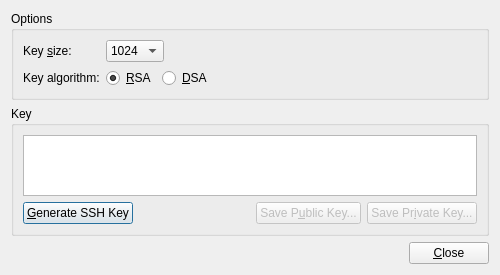
<?xml version="1.0" encoding="UTF-8"?>
<ui version="4.0">
 <class>MaemoSshConfigDialog</class>
 <widget class="QDialog" name="MaemoSshConfigDialog">
  <property name="enabled">
   <bool>true</bool>
  </property>
  <property name="geometry">
   <rect>
    <x>0</x>
    <y>0</y>
    <width>500</width>
    <height>275</height>
   </rect>
  </property>
  <property name="sizePolicy">
   <sizepolicy hsizetype="Preferred" vsizetype="Preferred">
    <horstretch>0</horstretch>
    <verstretch>0</verstretch>
   </sizepolicy>
  </property>
  <property name="minimumSize">
   <size>
    <width>500</width>
    <height>275</height>
   </size>
  </property>
  <property name="windowTitle">
   <string>SSH Key Configuration</string>
  </property>
  <layout class="QVBoxLayout" name="verticalLayout_2">
   <item>
    <widget class="QGroupBox" name="groupBox">
     <property name="title">
      <string>Options</string>
     </property>
     <layout class="QGridLayout" name="gridLayout">
      <item row="0" column="0">
       <widget class="QLabel" name="keySize">
        <property name="sizePolicy">
         <sizepolicy hsizetype="Maximum" vsizetype="Preferred">
          <horstretch>0</horstretch>
          <verstretch>0</verstretch>
         </sizepolicy>
        </property>
        <property name="text">
         <string>Key &amp;size:</string>
        </property>
        <property name="buddy">
         <cstring>comboBox</cstring>
        </property>
       </widget>
      </item>
      <item row="0" column="1">
       <widget class="QComboBox" name="comboBox">
        <item>
         <property name="text">
          <string notr="true">1024</string>
         </property>
        </item>
        <item>
         <property name="text">
          <string notr="true">2048</string>
         </property>
        </item>
        <item>
         <property name="text">
          <string notr="true">4096</string>
         </property>
        </item>
       </widget>
      </item>
      <item row="0" column="2">
       <spacer name="horizontalSpacer_4">
        <property name="orientation">
         <enum>Qt::Horizontal</enum>
        </property>
        <property name="sizeHint" stdset="0">
         <size>
          <width>328</width>
          <height>20</height>
         </size>
        </property>
       </spacer>
      </item>
      <item row="1" column="0">
       <widget class="QLabel" name="keyAlgo">
        <property name="text">
         <string>Key algorithm:</string>
        </property>
       </widget>
      </item>
      <item row="1" column="1" colspan="2">
       <layout class="QHBoxLayout" name="horizontalLayout_2">
        <item>
         <widget class="QRadioButton" name="rsa">
          <property name="sizePolicy">
           <sizepolicy hsizetype="Maximum" vsizetype="Fixed">
            <horstretch>0</horstretch>
            <verstretch>0</verstretch>
           </sizepolicy>
          </property>
          <property name="text">
           <string>&amp;RSA</string>
          </property>
          <property name="checked">
           <bool>true</bool>
          </property>
         </widget>
        </item>
        <item>
         <widget class="QRadioButton" name="dsa">
          <property name="sizePolicy">
           <sizepolicy hsizetype="Maximum" vsizetype="Fixed">
            <horstretch>0</horstretch>
            <verstretch>0</verstretch>
           </sizepolicy>
          </property>
          <property name="text">
           <string>&amp;DSA</string>
          </property>
         </widget>
        </item>
        <item>
         <spacer name="horizontalSpacer_3">
          <property name="orientation">
           <enum>Qt::Horizontal</enum>
          </property>
          <property name="sizeHint" stdset="0">
           <size>
            <width>40</width>
            <height>20</height>
           </size>
          </property>
         </spacer>
        </item>
       </layout>
      </item>
     </layout>
    </widget>
   </item>
   <item>
    <widget class="QGroupBox" name="groupBox_2">
     <property name="title">
      <string>Key</string>
     </property>
     <layout class="QVBoxLayout" name="verticalLayout">
      <item>
       <widget class="QPlainTextEdit" name="plainTextEdit">
        <property name="sizePolicy">
         <sizepolicy hsizetype="Expanding" vsizetype="Expanding">
          <horstretch>0</horstretch>
          <verstretch>0</verstretch>
         </sizepolicy>
        </property>
        <property name="minimumSize">
         <size>
          <width>0</width>
          <height>0</height>
         </size>
        </property>
        <property name="toolTip">
         <string notr="true"/>
        </property>
        <property name="undoRedoEnabled">
         <bool>false</bool>
        </property>
        <property name="plainText">
         <string/>
        </property>
        <property name="textInteractionFlags">
         <set>Qt::TextSelectableByKeyboard|Qt::TextSelectableByMouse</set>
        </property>
       </widget>
      </item>
      <item>
       <layout class="QHBoxLayout" name="horizontalLayout">
        <item>
         <widget class="QPushButton" name="generateButton">
          <property name="text">
           <string>&amp;Generate SSH Key</string>
          </property>
         </widget>
        </item>
        <item>
         <spacer name="horizontalSpacer">
          <property name="orientation">
           <enum>Qt::Horizontal</enum>
          </property>
          <property name="sizeHint" stdset="0">
           <size>
            <width>40</width>
            <height>20</height>
           </size>
          </property>
         </spacer>
        </item>
        <item>
         <widget class="QPushButton" name="savePublicKey">
          <property name="enabled">
           <bool>false</bool>
          </property>
          <property name="text">
           <string>Save P&amp;ublic Key...</string>
          </property>
         </widget>
        </item>
        <item>
         <widget class="QPushButton" name="savePrivateKey">
          <property name="enabled">
           <bool>false</bool>
          </property>
          <property name="text">
           <string>Save Pr&amp;ivate Key...</string>
          </property>
         </widget>
        </item>
       </layout>
      </item>
     </layout>
    </widget>
   </item>
   <item>
    <layout class="QHBoxLayout" name="horizontalLayout_3">
     <item>
      <spacer name="horizontalSpacer_2">
       <property name="orientation">
        <enum>Qt::Horizontal</enum>
       </property>
       <property name="sizeHint" stdset="0">
        <size>
         <width>40</width>
         <height>20</height>
        </size>
       </property>
      </spacer>
     </item>
     <item>
      <widget class="QPushButton" name="closeButton">
       <property name="text">
        <string>&amp;Close</string>
       </property>
      </widget>
     </item>
    </layout>
   </item>
  </layout>
 </widget>
 <tabstops>
  <tabstop>closeButton</tabstop>
 </tabstops>
 <resources/>
 <connections>
  <connection>
   <sender>closeButton</sender>
   <signal>clicked()</signal>
   <receiver>MaemoSshConfigDialog</receiver>
   <slot>close()</slot>
   <hints>
    <hint type="sourcelabel">
     <x>351</x>
     <y>96</y>
    </hint>
    <hint type="destinationlabel">
     <x>381</x>
     <y>107</y>
    </hint>
   </hints>
  </connection>
 </connections>
</ui>
